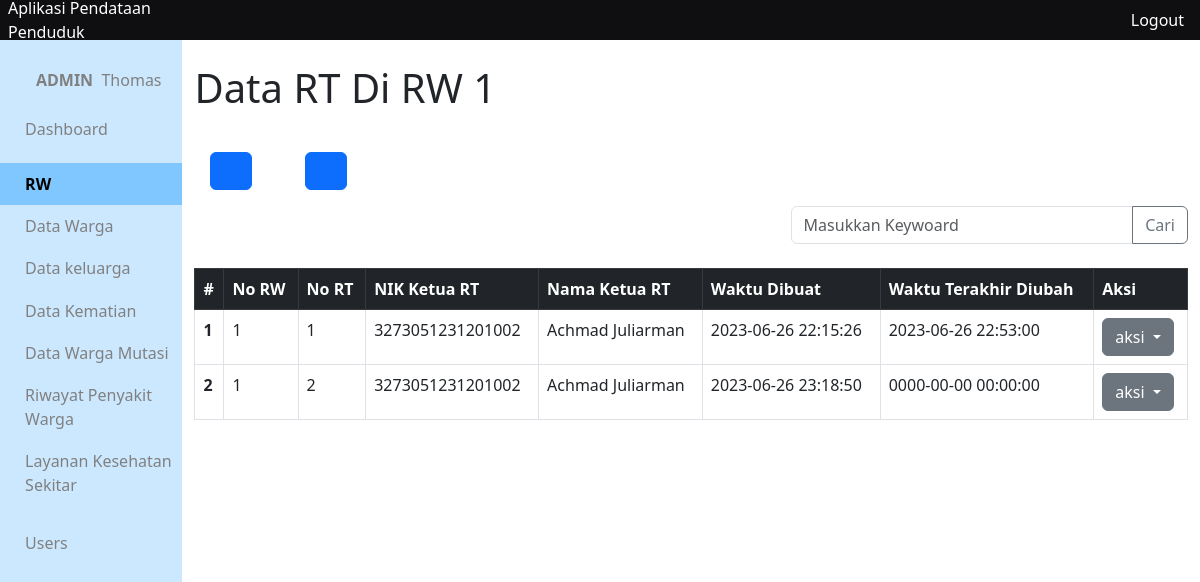
Page /app/views/rt/ (signed in) on the earlier database version.
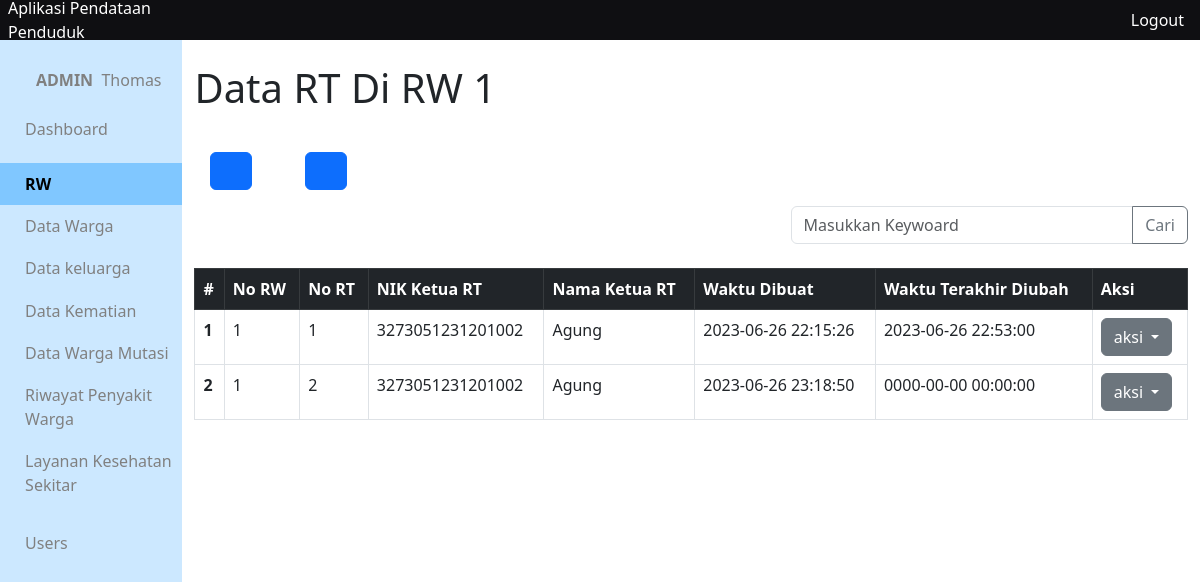
Same page on the later database version.
### tables this page shows
CREATE TABLE `rt` (
  `id_rt` int(1) NOT NULL,
  `no_rt` int(10) NOT NULL,
  `no_rw` int(10) DEFAULT NULL,
  `nik_ketua_rt` varchar(16) DEFAULT NULL,
  `created_at` timestamp NOT NULL DEFAULT current_timestamp(),
  `updated_at` timestamp NOT NULL DEFAULT current_timestamp()
);

CREATE TABLE `warga` (
  `nik_warga` varchar(16) NOT NULL,
  `no_kk` varchar(16) DEFAULT NULL,
  `status_kk` varchar(50) DEFAULT NULL,
  `nama_warga` varchar(300) DEFAULT NULL,
  `tempat_lahir` varchar(300) DEFAULT NULL,
  `tanggal_lahir` date DEFAULT NULL,
  `alamat_ktp` varchar(300) DEFAULT NULL,
  `alamat_tinggal` varchar(300) DEFAULT NULL,
  `no_rt` int(10) DEFAULT NULL,
  `no_rw` int(10) DEFAULT NULL,
  `agama` varchar(50) DEFAULT NULL,
  `pendidikan_terakhir` varchar(20) DEFAULT NULL,
  `pekerjaan` varchar(200) DEFAULT NULL,
  `jenis_kelamin` char(1) DEFAULT NULL,
  `status_perkawinan` varchar(15) DEFAULT NULL,
  `status_warga` varchar(10) DEFAULT NULL,
  `status_kehidupan` varchar(10) DEFAULT NULL,
  `kewarganegaraan` varchar(10) DEFAULT NULL,
  `gol_darah` char(2) DEFAULT NULL,
  `kontak` varchar(15) DEFAULT NULL,
  `id_adder` int(10) DEFAULT NULL,
  `id_updater` int(10) DEFAULT NULL,
  `created_at` timestamp NULL DEFAULT current_timestamp(),
  `updated_at` timestamp NULL DEFAULT current_timestamp()
);

### app/functions/rt/function-crud.php (called while the page is built, shortened)
<?php
require_once __DIR__."/../main-function.php";
function getRtInRw($rw){
	$query = "SELECT * FROM rt WHERE no_rw = '$rw'";
	return query($query);
}
?>

### app/functions/main-function.php (called while the page is built, shortened)
<?php
$conn = mysqli_connect("localhost", "root", '', "data_penduduk");
function query($query)
{
	global $conn;
	$result = mysqli_query($conn, $query);
	$rows = [];
		while( $row = mysqli_fetch_assoc($result) ) {
			$rows[] = $row;
		}
	return $rows;
}

### app/functions/warga/function-crud.php (called while the page is built, shortened)
<?php
require_once __DIR__."/../main-function.php";
function cariWargaNIK($nik){
	$query = "SELECT * FROM warga WHERE nik_warga = '$nik' ";
	return query($query);
}
?>

### app/views/rt/index.php (the view, shortened to what this page needs)
<?php include_once '../layouts/header.php' ?>
<?php include_once '../layouts/side-bar.php' ?>
<?php include_once '../../functions/rt/function-crud.php' ?>
<?php include_once '../../functions/rw/function-crud.php' ?>
<?php include_once '../../functions/warga/function-crud.php' ?>
<?php
if (isset($_GET['rw'])) {
	$rw = $_GET['rw'];
	$_SESSION['query-rw'] = $_GET['rw'];
}else if(isset($_SESSION['query-rw'])){
	$rw = $_SESSION['query-rw'];
}else{
	$rw = 1;
}
$rt = getRtInRw($rw);
?>
<div class="container">
	<h1 class="my-4">Data RT Di RW <?= $rw ?></h1>
<div class="menu-crud-wrapper mt-4">
	<div class="menu-crud flex-column">
		<div class="menu-crud-item p-3">
			<a href="tambah.php?rw=<?= $rw ?>" class="btn btn-primary" role="button">
			</a>
			<a href="index.php" class="btn btn-primary ms-5" role="button">
			</a>
		</div>
	</div>
</div>
<?php include_once '../layouts/form-cari.php'?>
<table class="table table-hover table-bordered mt-2">
	<thead>
	    <tr class="table-dark">
	      <th scope="col">#</th>
	      <th scope="col">No RW</th>
	      <th scope="col">No RT</th>
	      <th scope="col">NIK Ketua RT</th>
	      <th scope="col">Nama Ketua RT</th>
	      <th scope="col">Waktu Dibuat</th>
	      <th scope="col">Waktu Terakhir Diubah</th>
	      <th scope="col">Aksi</th>
	    </tr>
	  </thead>
 	<tbody>
 	<?php $no =1; ?>
 	<?php foreach ($rt as $r) : ?>
 		<tr>
	      <th scope="row"><?= $no++; ?></th>
	      <td><?= $r['no_rw']  ?></td>
	      <td><?= $r['no_rt']  ?></td>
	      <?php if (empty($r['nik_ketua_rt'])) : ?>
	      <td colspan="2">
	      	  <div class="badge bg-danger text-wrap mb-3">Warning !</div>
	      	  NIK Ketua RT Belum Ditambahkan
	      </td>
	      <?php else : ?>
	      <td><?= $r['nik_ketua_rt']  ?></td>
	      <td><?= cariWargaNIK($r['nik_ketua_rt'])[0]['nama_warga'] ?></td>
	  	  <?php endif; ?>
	      <td><?= $r['created_at']  ?></td>
	      <td><?= $r['updated_at']  ?></td>
	      <td>
	      	<div class="dropdown">
			  <button class="btn btn-secondary dropdown-toggle" type="button" data-bs-toggle="dropdown" aria-expanded="false">
			    aksi
			  </button>
			</div>
	      </td>
	    </tr>
	<?php endforeach; ?>
 	</tbody>
</div>
<?php include_once '../layouts/footer.php' ?>

Differences in the rows shown:
changed through a linked row, rt (number 1 of 2 on the later page): nik_ketua_rt.nama_warga "Achmad Juliarman" → "Agung"
changed through a linked row, rt (number 2 of 2 on the later page): nik_ketua_rt.nama_warga "Achmad Juliarman" → "Agung"
